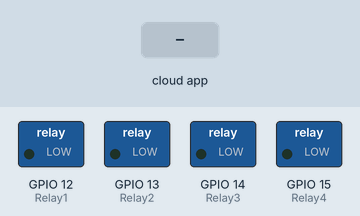
Bench run of a sketch on a simulated ESP8266 (NodeMCU). Shown: switched loads named in the sketch (green lamp = pin HIGH). Inputs (shaded band) come from the test bench. WiFi joins after 1.5 s; servers stay silent unless stated; no MQTT or app messages arrive unless stated; what the sketch prints to the serial monitor is not drawn.

Above: at 3.2 s.
3.3 s: the phone or cloud app sets relay1 to 1
At 5.1 s:
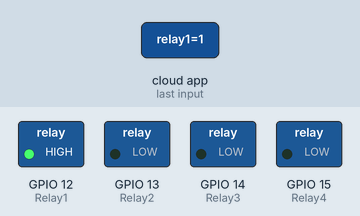
6.3 s: the phone or cloud app sets relay2 to 1
At 6.8 s:
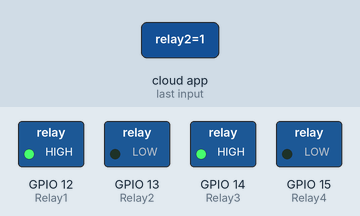
7.8 s: the phone or cloud app sets relay3 to 1
At 8.7 s:
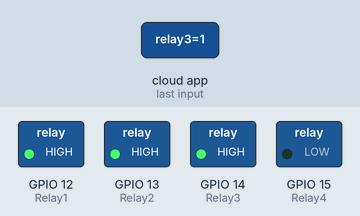
9.3 s: the phone or cloud app sets relay4 to 1
At 10.2 s:
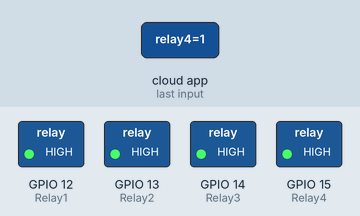
10.8 s: the phone or cloud app sets relay1 to 0
At 12.0 s:
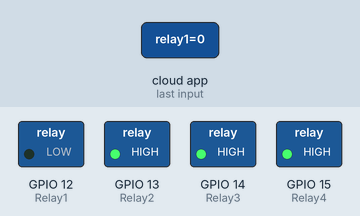
12.3 s: the phone or cloud app sets relay2 to 0
At 13.7 s:
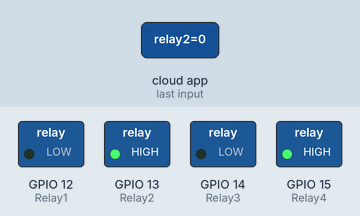
Timing chart, 0 to 14.8 s (numbered marks = the images above; inputs shaded):
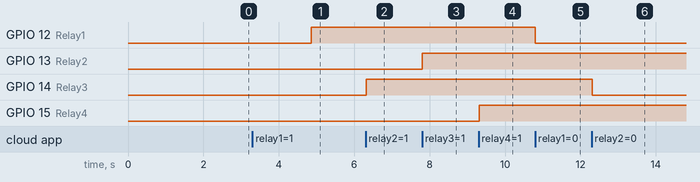

The sketch:

petfedeer_temp.ino
```cpp
/*
  Made on 6 July 2021
  By Amirmohammad Shojaei
  Home
  based on “ajaynikam2410” Example
*/

//for esp32 use <wifi.h>, for esp8266 use <esp8266wifi.h>
// this code is for esp32 for using esp8266 you just need to change <wifi.h> into <esp8266wifi.h> and also change the relay pin

#include <ESP8266WiFi.h>
#include "Adafruit_MQTT.h"
#include "Adafruit_MQTT_Client.h"


/************************* Pin Definition *********************************/

//Relays for switching appliances
#define Relay1            12
#define Relay2            13
#define Relay3            14
#define Relay4            15
#define buzzer            2

//buzzer to know the status of MQTT connections and can be used for any other purpose according to your project need.


/************************* WiFi Access Point *********************************/


/************************* Adafruit.io Setup *********************************/

#define AIO_SERVER      "io.adafruit.com"
#define AIO_SERVERPORT  1883                   // use 8883 for SSL
#define AIO_USERNAME    "AGARWAL_1"
#define AIO_KEY         "aio_dAby75iOoOdmmFKL29GdlQFuPlsr"

/************ Global State (you don't need to change this!) ******************/

// Create an ESP8266 WiFiClient class to connect to the MQTT server.
WiFiClient client;
// or... use WiFiFlientSecure for SSL
//WiFiClientSecure client;


const char* ssid     = "Agarwal";         // The SSID (name) of the Wi-Fi network you want to connect to
const char* password = "agarwal@";

// Setup the MQTT client class by passing in the WiFi client and MQTT server and login details.
Adafruit_MQTT_Client mqtt(&client, AIO_SERVER, AIO_SERVERPORT, AIO_USERNAME, AIO_KEY);

/****************************** Feeds ***************************************/

// Notice MQTT paths for AIO follow the form: <username>/feeds/<feedname>

Adafruit_MQTT_Publish Light = Adafruit_MQTT_Publish(&mqtt, AIO_USERNAME "/feeds/light");


// Setup a feed called 'onoff' for subscribing to changes.
Adafruit_MQTT_Subscribe Light1 = Adafruit_MQTT_Subscribe(&mqtt, AIO_USERNAME "/feeds/relay1");
Adafruit_MQTT_Subscribe Fan1 = Adafruit_MQTT_Subscribe(&mqtt, AIO_USERNAME "/feeds/relay2");
Adafruit_MQTT_Subscribe Light2 = Adafruit_MQTT_Subscribe(&mqtt, AIO_USERNAME "/feeds/relay3");
Adafruit_MQTT_Subscribe Fan2 = Adafruit_MQTT_Subscribe(&mqtt, AIO_USERNAME "/feeds/relay4");


/*************************** Sketch Code ************************************/

// Bug workaround for Arduino 1.6.6, it seems to need a function declaration
// for some reason (only affects ESP8266, likely an arduino-builder bug).
void MQTT_connect();

void setup() {

  pinMode(Relay1, OUTPUT);
  pinMode(Relay2, OUTPUT);
  pinMode(Relay3, OUTPUT);
  pinMode(Relay4, OUTPUT);

 Serial.begin(115200);         // Start the Serial communication to send messages to the computer
  delay(10);
  Serial.println('\n');

  WiFi.begin(ssid, password);             // Connect to the network
  Serial.print("Connecting to ");
  Serial.print(ssid); Serial.println(" ...");

  int i = 0;
  while (WiFi.status() != WL_CONNECTED) { // Wait for the Wi-Fi to connect
    delay(1000);
    Serial.print(++i); Serial.print(' ');
  }

  Serial.println('\n');
  Serial.println("Connection established!");
  Serial.print("IP address:\t");
  Serial.println(WiFi.localIP());         // Send the IP address of the ESP8266 to the computer
  // Setup MQTT subscription for onoff feed.
  mqtt.subscribe(&Light1);
  mqtt.subscribe(&Fan1);
  mqtt.subscribe(&Light2);
  mqtt.subscribe(&Fan2);
}


void loop() {
  // Ensure the connection to the MQTT server is alive (this will make the first
  // connection and automatically reconnect when disconnected).  See the MQTT_connect
  // function definition further below.
  MQTT_connect();
  // this is our 'wait for incoming subscription packets' busy subloop
  // try to spend your time here

  Adafruit_MQTT_Subscribe *subscription;
  while ((subscription = mqtt.readSubscription(20000))) {
    if (subscription == &Light1) {
      Serial.print(F("Got: "));
      Serial.println((char *)Light1.lastread);
      int Light1_State = atoi((char *)Light1.lastread);
      digitalWrite(Relay1, Light1_State);
      Serial.println(Light1_State);

    }
    if (subscription == &Light2) {
      Serial.print(F("Got: "));
      Serial.println((char *)Light2.lastread);
      int Light2_State = atoi((char *)Light2.lastread);
      digitalWrite(Relay2, Light2_State);
    }
    if (subscription == &Fan1) {
      Serial.print(F("Got: "));
      Serial.println((char *)Fan1.lastread);
      int Fan1_State = atoi((char *)Fan1.lastread);
      digitalWrite(Relay3, Fan1_State);
    }
    if (subscription == &Fan2) {
      Serial.print(F("Got: "));
      Serial.println((char *)Fan2.lastread);
      int Fan2_State = atoi((char *)Fan2.lastread);
      digitalWrite(Relay4, Fan2_State);

    }
  }


  // ping the server to keep the mqtt connection alive
  // NOT required if you are publishing once every KEEPALIVE seconds
  /*
    if(! mqtt.ping()) {
    mqtt.disconnect();
    }
  */
}

// Function to connect and reconnect as necessary to the MQTT server.
// Should be called in the loop function and it will take care if connecting.
void MQTT_connect() {
  int8_t ret;

  // Stop if already connected.
  if (mqtt.connected()) {
    return;
  }

  Serial.print("Connecting to MQTT... ");

  uint8_t retries = 3;
  digitalWrite(buzzer, HIGH);
  delay(200);
  digitalWrite(buzzer, LOW);
  delay(200);
  digitalWrite(buzzer, HIGH);
  delay(200);
  digitalWrite(buzzer, LOW);
  delay(200);
  while ((ret = mqtt.connect()) != 0) { // connect will return 0 for connected
    Serial.println(mqtt.connectErrorString(ret));
    Serial.println("Retrying MQTT connection in 5 seconds...");
    mqtt.disconnect();
    delay(5000);  // wait 5 seconds
    retries--;
    if (retries == 0) {
      // basically die and wait for WDT to reset me
      while (1);
    }
  }
  Serial.println("MQTT Connected!");
  digitalWrite(buzzer, HIGH);
  delay(2000);
  digitalWrite(buzzer, LOW);
}
```

Measured:
- after the input at 3.3 s, GPIO 12 (Relay1): LOW → HIGH after 1.6 s
- after the input at 6.3 s, GPIO 14 (Relay3): LOW → HIGH at once
- after the input at 7.8 s, GPIO 13 (Relay2): LOW → HIGH at once
- after the input at 9.3 s, GPIO 15 (Relay4): LOW → HIGH at once
- after the input at 10.8 s, GPIO 12 (Relay1): HIGH → LOW at once
- after the input at 12.3 s, GPIO 14 (Relay3): HIGH → LOW at once
